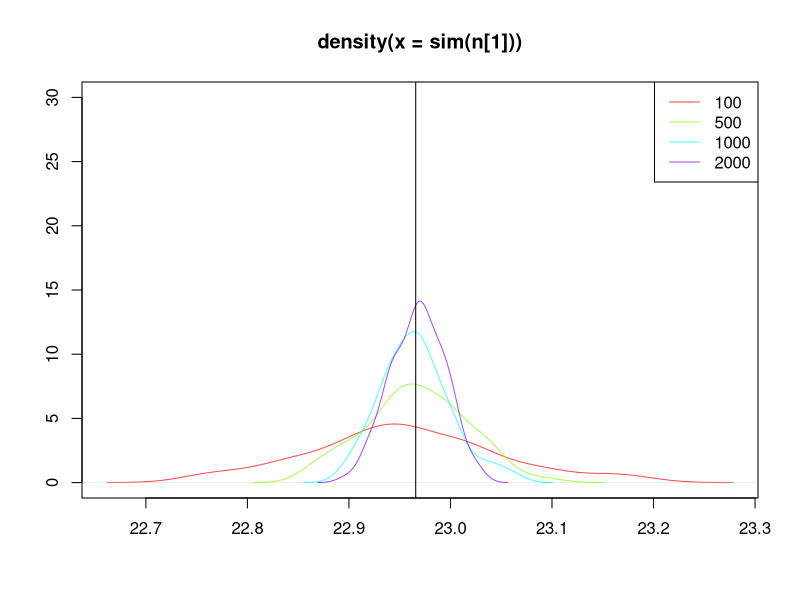

This figure's R source:
set.seed(50000)
asaki = 22 + rexp(50000, 1)
asaki = round(asaki) #damrgvaleba

# set.seed(50000)
# sqesi=sample(c(0,1),50000,replace=T,prob=c(0.7,0.3))



sim = function(size) {
  all_means = c()
  loops = 100
  for(i in 1:loops) {
    sp = sample(asaki, size, replace = F)
    all_means = c(all_means, mean(sp))
  }
  
  print(mean(all_means))
  print(mean(asaki))
  
  print(sd(asaki)/sqrt(size))
  print(sd(all_means))
  
  return(all_means)
}

n = c(100, 500, 1000, 2000)
colors = rainbow(length(n), alpha = .7)
plot(density(sim(n[1])), col = colors[1], xlab = "", ylab = "", ylim=c(0, 30), probability=T)
for(current_n in 2:length(n)) {
  print("-----------------------------")
  # sims(current_n)
  lines(density(sim(n[current_n])), col = colors[current_n])
}

abline(v = 22.96577, lwd=1)
legend('topright', col = colors, lty = 1, legend = n)